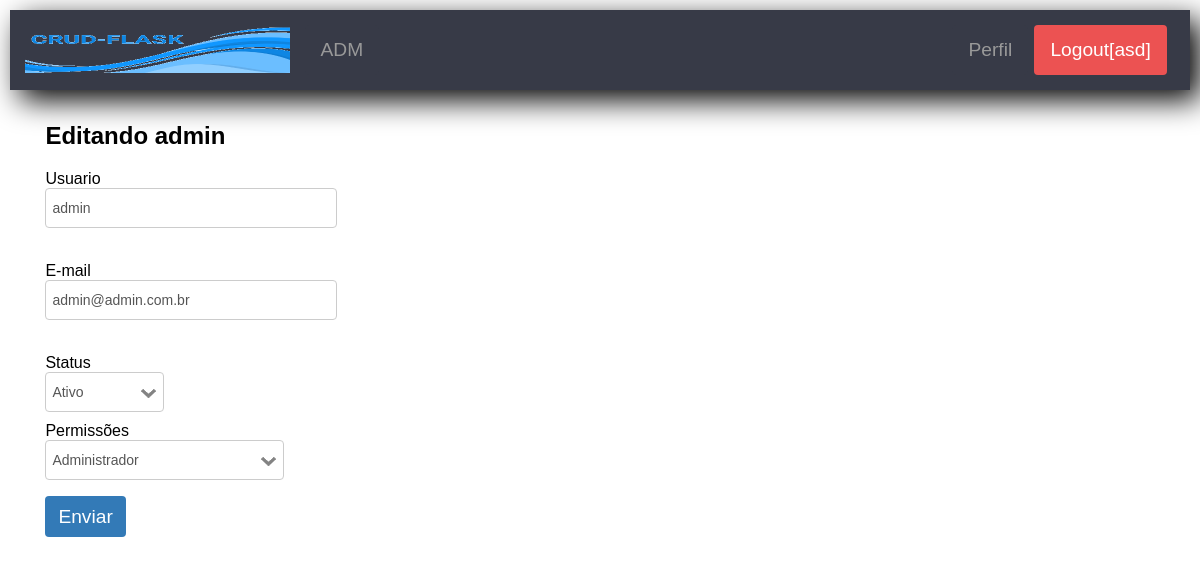
/edit_user/admin (signed in), run on the app's committed database.
### app/models.py (models this page shows, shortened)
class User(UserMixin, db.Model):
    id = db.Column(db.Integer, primary_key=True)
    username = db.Column(db.String(64), index=True, unique=True)
    email = db.Column(db.String(120), index=True, unique=True)
    password_hash = db.Column(db.String(128))
    last_seen = db.Column(db.DateTime, default=datetime.utcnow)
    permissions = db.Column(db.String(3))
    status = db.Column(db.String(10))
    cosia = db.relationship('Coisa', backref='QualquerCoisa', lazy='dynamic')

### app/routes.py (the view)
@app.route("/edit_user/<user>", methods=['GET', 'POST'])
@login_required
def edit_user(user):
    u = User.query.filter_by(username=user).first()
    adm = User.query.filter_by(username=current_user.username)
    form = EditUserForm(u.username, u.email)
    if form.validate_on_submit() and adm[0].permissions == 'admin':
        u.username = unidecode.unidecode(form.username.data)
        u.email = form.email.data
        if form.permis.data != 'selecione':
            u.permissions = form.permis.data
        if form.status.data != 'selecione':
            u.status = form.status.data
        db.session.commit()
        flash('Alterações realizadas com sucesso.')
        return redirect(url_for('admin'))
    elif request.method == 'GET':
        form.username.data = u.username
        form.email.data = u.email
        form.status.data = u.status
        form.permis.data = u.permissions
    return render_template('edit_users.html', user=u, form=form)

### app/models.py (called while the page is built)
@login.user_loader
def load_user(id):
    return User.query.get(int(id))

### app/routes.py (called while the page is built)
@app.before_request
def before_request():
    if current_user.is_authenticated:
        current_user.last_seen = datetime.utcnow()
        db.session.commit()
    g.locale = str(get_locale())

### app/templates/edit_users.html (shortened to what this page needs)
{% extends "index.html" %}
{% block content %}
<div>
    <h2>Editando {{user.username}}</h2>
    <form action="" method="post" novalidate>
        <p>
            {{form.username.label}}<br />
            {{form.username()}}<br />
        </p>
        <p>
            {{ form.email.label }}<br />
            {{ form.email() }}<br />
        </p>
        <p>
            {{form.status.label}}
            {{form.status(style='width: 105px;')}}
            {{form.permis.label}}
            {{form.permis(style='width: 225px;')}}
        </p>
        {{form.submit()}}
    </form>
</div>
{% endblock %}

### app/templates/index.html (shortened to what this page needs)
<!DOCTYPE html>
<html lang="pt-br">
<head>
        <link href="https://maxcdn.bootstrapcdn.com/font-awesome/4.7.0/css/font-awesome.min.css" rel="stylesheet">
    <link rel="stylesheet" href="{{ url_for('static', filename='css/crf.css')}}">
</head>
<body>
    <header class="cabecalho">
        <div class="logo">
            <a href="{{ url_for('index')}}">
                <img src="{{url_for('static', filename='img/logo_flask.png')}}" alt="Logo" />
            </a>
        </div>
        {% if current_user.is_anonymous %}
            <aside class="lateral">
                <a href="{{ url_for('login') }}" class="btn-blue">Fazer login</a>
                <a href="{{ url_for('register') }}" class="botao btn-red">Cadastrar-se</a>
            </aside>
        {% elif current_user.permissions == 'admin' %}
        <nav class="menu">
            <ul>
                <li>
                    <a href="{{ url_for('admin') }}" class="btn">ADM</a>
                </li>
        </nav>
        {% endif %}
        {% if not current_user.is_anonymous %}
        <aside class="lateral">
            <a href="{{ url_for('user', username=current_user.username) }}" class="btn">Perfil</a>
            <a href="{{ url_for('logout') }}" class="btn-red botao">{{ _('Logout')}}[{{(current_user.username)}}]</a>
        </aside>
        {% endif %}
    </header>
    <div class="centro">
        {% block content %}{% endblock %}
    </div>
</body>
</html>

### app/static/css/crf.css (style rules this page uses)
body { margin: 10px; font-family: sans-serif; }
.form-dropdown { -webkit-appearance: none; -moz-appearance: none; appearance: none; background: url(../img/drop_down.png) no-repeat #ffffff; background-position: center right; border: 1px solid #ccc; width: 150px; margin-bottom: 10px; box-sizing: content-box; }
.form { display: block; width: 25%; height: 32px; padding: 3px 6px; font-size: 14px; line-height: 1.42857143; color: #555; background-color: #fff; border: 1px solid #ccc; border-radius: 4px; }
.cabecalho { background: #373a47; box-shadow: 10px 10px 30px 0px rgba(0,0,0,1); height: 80px; }
.cabecalho a { text-decoration: none; font-size: 1.2em; padding: 10px 15px; }
.logo img { height: 50px; }
.menu ul { list-style: none; margin: 0; padding: 0; }
.btn { color: #999; background: #373a47; display: inline-block; margin-bottom: 0; font-weight: 400; text-align: center; white-space: nowrap; vertical-align: middle; border: 1px solid transparent; padding: 6px 12px; font-size: 14px; line-height: 1.42857143; border-radius: 4px; background-image: none; font-size: 1.2em; }
.btn-blue { color: #fff; background: #337ab7; display: inline-block; margin-bottom: 0; font-weight: 400; text-align: center; white-space: nowrap; vertical-align: middle; border: 1px solid transparent; padding: 6px 12px; font-size: 14px; line-height: 1.42857143; border-radius: 4px; background-image: none; font-size: 1.2em; }
.btn-red { color: #fff; background: #ec5252; display: inline-block; margin-bottom: 0; font-weight: 400; text-align: center; white-space: nowrap; vertical-align: middle; border: 1px solid transparent; padding: 6px 12px; font-size: 14px; line-height: 1.42857143; border-radius: 4px; background-image: none; font-size: 1.2em; }
.centro { padding: 1% 3%; }
.cabecalho { display: flex; align-items: center; justify-content: space-between; }
.menu { flex-grow: 10; }
.menu ul { display: flex; }
.lateral { display: flex; padding-right: 2.5%; }
.lateral a { margin-right: 3%; }

### data on the page
User: username "asd"
User: username "admin", email "admin@admin.com.br", status "Ativo"
